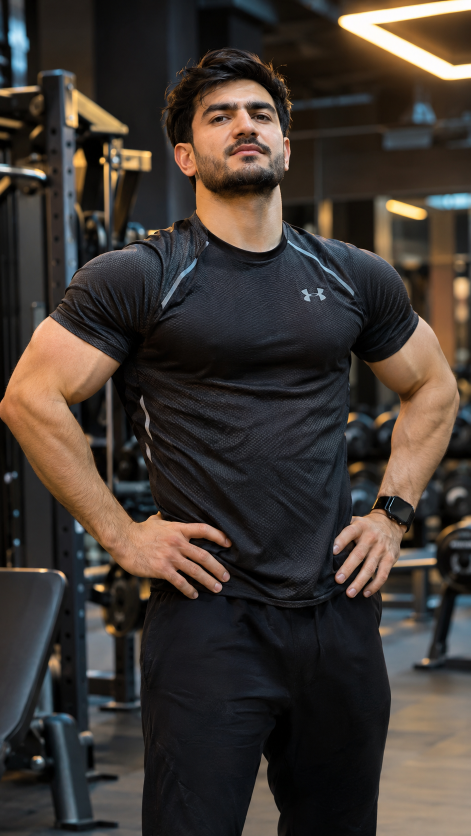
#> input picture videos/muskelaufbau/bilder/pose.png, 941 x 1672 px, given in place of pose.jpg, which was not available (shown at 1/2 size)
$ python render.py bilder/pose.png
#> lines starting #> are read from the running program, lines starting #| are printed output that depends on the picture
"""
Cinematic Fitness-Reel "Muskelaufbau – Vom Anfänger zum starken Körper"
1080x1920 · 30 fps · exakt 60 s · H.264 hohe Qualitaet

Bilder:  videos/muskelaufbau/bilder/szene1.jpg ... szene6.jpg
         Mehrere Bilder pro Szene moeglich: szene2_a.jpg, szene2_b.jpg, ...
         (jpg, jpeg, png, webp). Fehlt ein Bild, wird ein Platzhalter gezeigt.

Aufruf:  python3 render.py            -> muskelaufbau.mp4
         python3 render.py --preview  -> Vorschaubilder preview_*.png
"""
import math
import os
import subprocess
import sys
from functools import lru_cache
from multiprocessing import Pool
from pathlib import Path

import numpy as np
from PIL import Image, ImageDraw, ImageFilter, ImageFont, ImageOps

HERE = Path(__file__).resolve().parent
sys.path.insert(0, str(HERE.parent))

# ==========================================================================
# INHALT
# ==========================================================================
# Kamerafahrt pro Shot: img = Datei in bilder/, z = Zoom (von, bis),
# focus = Bildpunkt in der Mitte (x, y von 0..1) am Anfang und Ende, rot = Neigung in Grad.
SCENES = [
    dict(start=0, end=8, kicker="01", title_y=1010, title="DER ERSTE SCHRITT", sub="Jede Veränderung beginnt heute",
         voice="Jeder starke Körper beginnt mit einer Entscheidung. Heute fängst du an.",
         shots=[dict(img="pose", z=(2.1, 1.18), focus=((0.50, 0.17), (0.50, 0.42)), rot=(-1.0, 0.0))]),
    dict(start=8, end=20, kicker="02", title="HANTELTRAINING", sub="Technik vor Gewicht",
         voice="Hanteltraining. Saubere Technik vor schwerem Gewicht. "
               "Steigere dich Woche für Woche, Satz für Satz.",
         shots=[dict(img="hantel", z=(1.95, 1.60), focus=((0.80, 0.36), (0.68, 0.42)), rot=(1.0, -0.3)),
                dict(img="hantel", z=(1.70, 1.22), focus=((0.45, 0.40), (0.50, 0.48)), rot=(-0.6, 0.4))]),
    dict(start=20, end=30, kicker="03", title_y=1010, title="KNIEBEUGEN", sub="Deine Basis für echte Kraft",
         voice="Kniebeugen bauen deine Basis. Beine, Rumpf, Kraft. Alles beginnt hier.",
         shots=[dict(img="kniebeugen", z=(1.55, 1.30), focus=((0.50, 0.72), (0.58, 0.36)), rot=(0.6, -0.4))]),
    dict(start=30, end=40, kicker="04", title="ERNÄHRUNG", sub="Protein in jeder Mahlzeit",
         voice="Muskeln wachsen nicht nur im Training. Iss genug Protein, bei jeder Mahlzeit.",
         shots=[dict(img="regeneration", z=(2.2, 1.75), focus=((0.57, 0.66), (0.52, 0.58)), rot=(0.8, -0.2))]),
    dict(start=40, end=50, kicker="05", title_y=1010, title="REGENERATION", sub="Wachstum passiert in der Pause",
         voice="Und gib deinem Körper Ruhe. Im Schlaf wirst du stärker.",
         shots=[dict(img="regeneration", z=(1.28, 1.12), focus=((0.40, 0.32), (0.50, 0.45)), rot=(0.0, 0.0))]),
    dict(start=50, end=60, kicker="06", title_y=1010, title="STARK WERDEN", sub="",
         voice="Bleib dran. Aus dem Anfänger von heute wird der starke Körper von morgen.",
         shots=[dict(img="pose", z=(1.15, 1.50), focus=((0.50, 0.58), (0.50, 0.33)), rot=(0.8, 0.0))]),
]
FINAL_LINES = ["VOM ANFÄNGER", "ZUM STARKEN", "KÖRPER"]   # ab Sekunde 55
BRAND = "ELM-AKADEMIE"   # leer lassen = keine Marke im Abspann

# Look
ACCENT = (255, 168, 64)        # warmes Orange
TEXT = (250, 248, 244)
SUB_BG = (0, 0, 0, 150)

# ==========================================================================
# TECHNIK
# ==========================================================================
W, H, FPS, TOTAL = 1080, 1920, 30, 60.0
N_FRAMES = int(TOTAL * FPS)
K = 1.5            # Aufloesungsreserve der Quellbilder (fuer scharfe Zooms)
FONT_DIR = Path("/usr/share/fonts/opentype/inter")
CUT = 0.28         # Dauer der Zoom-Punch-Uebergaenge (je Seite)


# [4 lines left out: function font, not called in this run]


def clamp(x, a=0.0, b=1.0):
    return max(a, min(b, x))


def ease_out(t):
    t = clamp(t)
    return 1 - (1 - t) ** 3


def ease_in(t):
    t = clamp(t)
    return t ** 3


# [18 lines left out: functions speed_ramp, comp, not called in this run]


# --------------------------------------------------------------- Bilder
def grade(img):
    """Filmischer Look: S-Kurve, Teal-Schatten, warme Lichter, leicht entsaettigt."""
    a = np.asarray(img.convert("RGB"), dtype=np.float32) / 255
    s = a * a * (3 - 2 * a)
    a = a * 0.62 + s * 0.38
    lum = (a @ np.array([0.299, 0.587, 0.114], dtype=np.float32))[..., None]
    a += (1 - lum) ** 2 * np.array([-0.035, 0.015, 0.045], dtype=np.float32)
    a += lum ** 2 * np.array([0.055, 0.02, -0.04], dtype=np.float32)
    a = lum + (a - lum) * 0.86
    a = np.clip(a * 0.96, 0, 1)
    return Image.fromarray((a * 255).astype(np.uint8))


# [17 lines left out: function placeholder, not called in this run]


@lru_cache(None)
def load_image(name, si):
    folder = HERE / "bilder"
    for ext in (".jpg", ".jpeg", ".png", ".webp"):
        p = folder / f"{name}{ext}"
        if p.exists():
            img = ImageOps.exif_transpose(Image.open(p)).convert("RGB")
            img = ImageOps.fit(img, (int(W * K), int(H * K)), Image.LANCZOS)
            img = img.filter(ImageFilter.UnsharpMask(radius=2, percent=60, threshold=2))
            return grade(img)
    return grade(placeholder(si, SCENES[si]))


# Shots aufbauen: (start, end, bild, bewegung, szenen-index)
SHOTS = []


def build_shots():
    for si, sc in enumerate(SCENES):
        n = len(sc["shots"])
        dur = (sc["end"] - sc["start"]) / n
        for k, mv in enumerate(sc["shots"]):
            SHOTS.append(dict(start=sc["start"] + k * dur, end=sc["start"] + (k + 1) * dur,
                              img=load_image(mv["img"], si), mv=mv, scene=si))


# --------------------------------------------------------------- Kamera
# [50 lines left out: functions camera, render_shot, zoom_blur, not called in this run]


# --------------------------------------------------------------- Overlays
def make_vignette():
    y, x = np.mgrid[0:H, 0:W].astype(np.float32)
    r = np.sqrt(((x - W / 2) / (W * 0.62)) ** 2 + ((y - H * 0.48) / (H * 0.6)) ** 2)
    a = np.clip((r - 0.45) * 1.5, 0, 1) ** 1.6 * 215
    v = np.zeros((H, W, 4), np.uint8)
    v[..., 3] = a.astype(np.uint8)
    # oben/unten zusaetzlich abdunkeln fuer Lesbarkeit
    grad = np.zeros(H, np.float32)
    grad[:500] = np.linspace(110, 0, 500)
    grad[-650:] = np.linspace(0, 150, 650)
    v[..., 3] = np.clip(v[..., 3].astype(np.float32) + grad[:, None], 0, 255).astype(np.uint8)
    return Image.fromarray(v, "RGBA")


def make_leak(size=1500):
    y, x = np.mgrid[0:size, 0:size].astype(np.float32)
    r = np.sqrt((x - size / 2) ** 2 + (y - size / 2) ** 2) / (size / 2)
    a = np.clip(1 - r, 0, 1) ** 2.2 * 120
    img = np.zeros((size, size, 4), np.uint8)
    img[..., 0], img[..., 1], img[..., 2] = 255, 140, 50
    img[..., 3] = a.astype(np.uint8)
    return Image.fromarray(img, "RGBA")


# [4 lines left out: function make_bokeh, not called in this run]


VIGNETTE = make_vignette()
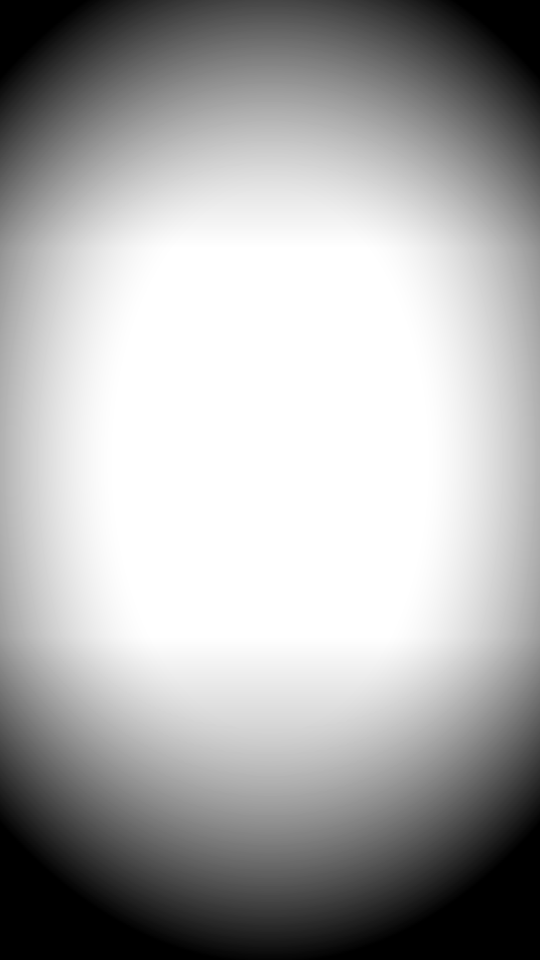
#> VIGNETTE: PIL image 1080x1920 RGBA (shown at 1/2 size); mean R, G, B, A 0, 0, 0, 84.1; transparent parts drawn white
LEAK = make_leak()
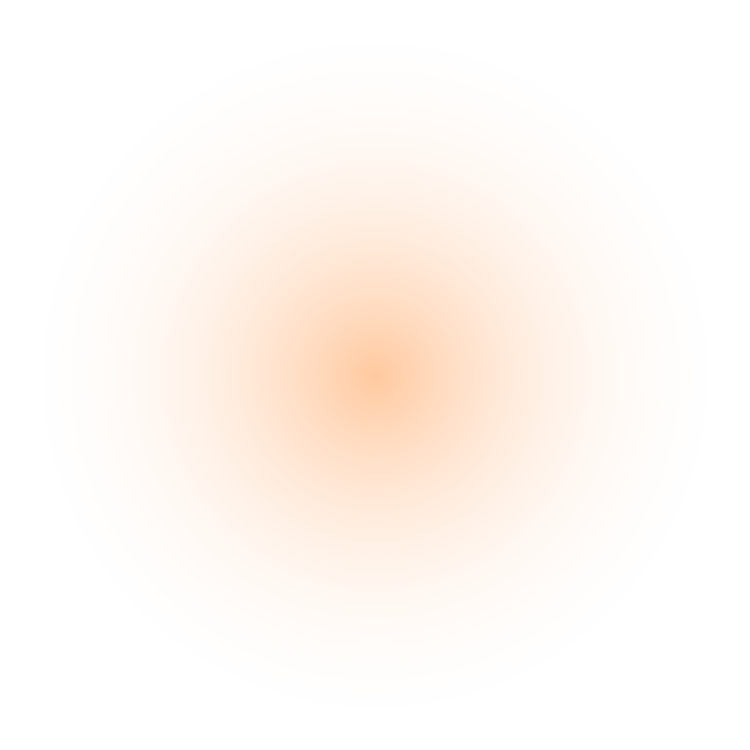
#> LEAK: PIL image 1500x1500 RGBA (shown at 1/2 size); mean R, G, B, A 255, 140, 50, 13.7; transparent parts drawn white
RNG = np.random.default_rng(7)
PARTICLES = [dict(x=RNG.uniform(0, W), y=RNG.uniform(0, H), depth=RNG.uniform(0.2, 1.0),
                  r=int(RNG.uniform(3, 22)), a=RNG.uniform(0.12, 0.45), ph=RNG.uniform(0, 6.28))
             for _ in range(38)]
BOKEH = {}
GRAIN = [RNG.normal(0, 7, (H // 2, W // 2)).astype(np.int16) for _ in range(6)]


# [116 lines left out: functions draw_particles, tracked_text, fit_title, with_alpha, shadowed, draw_scene_title and 1 more, not called in this run]


# --------------------------------------------------------------- Untertitel
SUBS = []  # (start, end, text) - wird nach der Tonspur gefuellt


# [99 lines left out: functions chunk_text, build_subs, sub_img, draw_subs, shot_at, render_frame, not called in this run]


# ==========================================================================
# AUDIO: motivierende Musik (selbst erzeugt) + Sprecher
# ==========================================================================
SR = 44100
BPM = 120  # 1 Takt = 2 s -> alle Szenenwechsel liegen auf Taktanfaengen


# [14 lines left out: functions band_noise, lowpass, not called in this run]


def mtof(n):
    return 440.0 * 2 ** ((n - 69) / 12)


# [167 lines left out: functions make_music, build_audio, not called in this run]


# ==========================================================================
def main():
    build_shots()
#> in load_image, img is the input picture: PIL image 941x1672 RGB; mean R, G, B 64.3, 56.4, 50.9
#> in grade, `s = a * a * (3 - 2 * a)`:
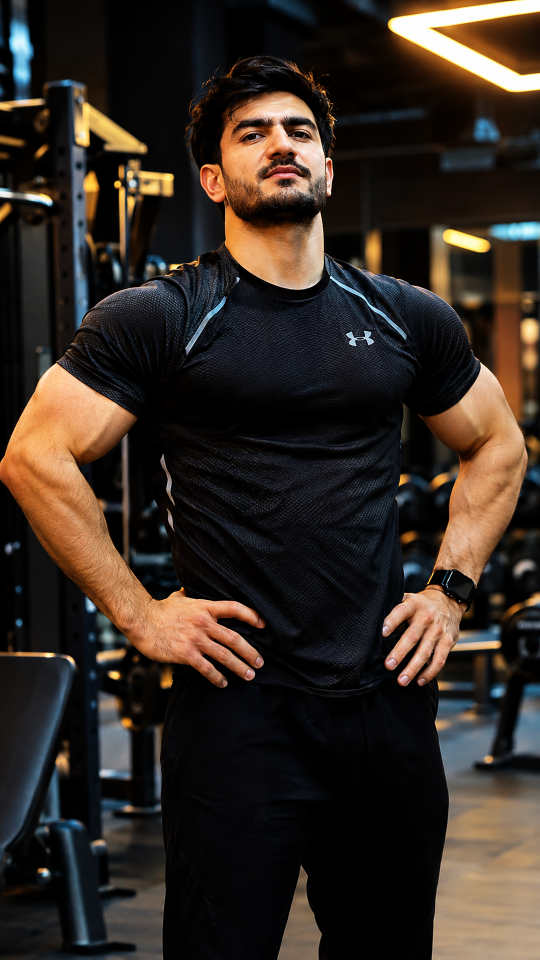
#> s: shape (2880, 1620, 3) float32 (shown at 1/3 size); mean R, G, B 0.207, 0.168, 0.141
#> in grade, `lum = (a @ np.array([0.299, 0.587, 0.114], dtype=np.float32))[..., None]`:
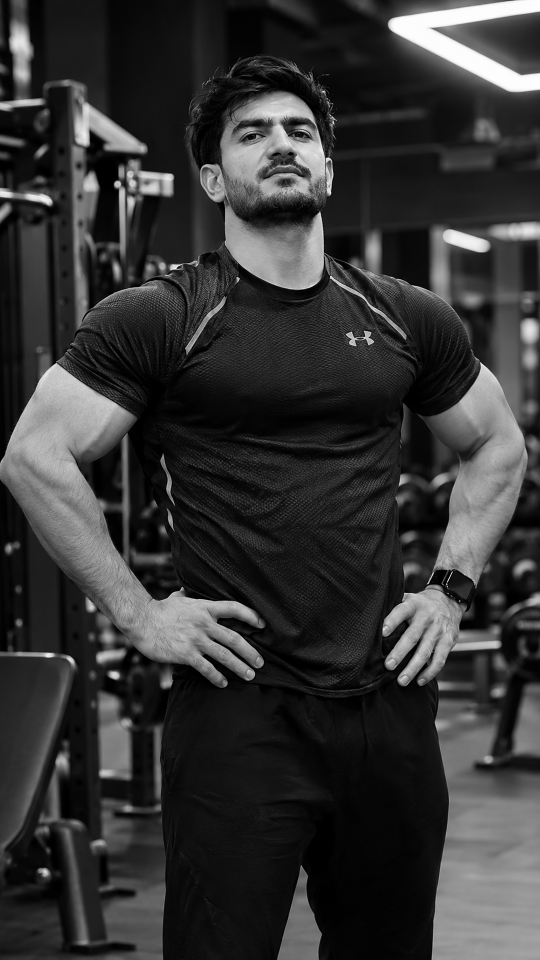
#> lum: shape (2880, 1620, 1) float32 (shown at 1/3 size); min 0, max 1, mean 0.209
#> in grade, `a = np.clip(a * 0.96, 0, 1)`:
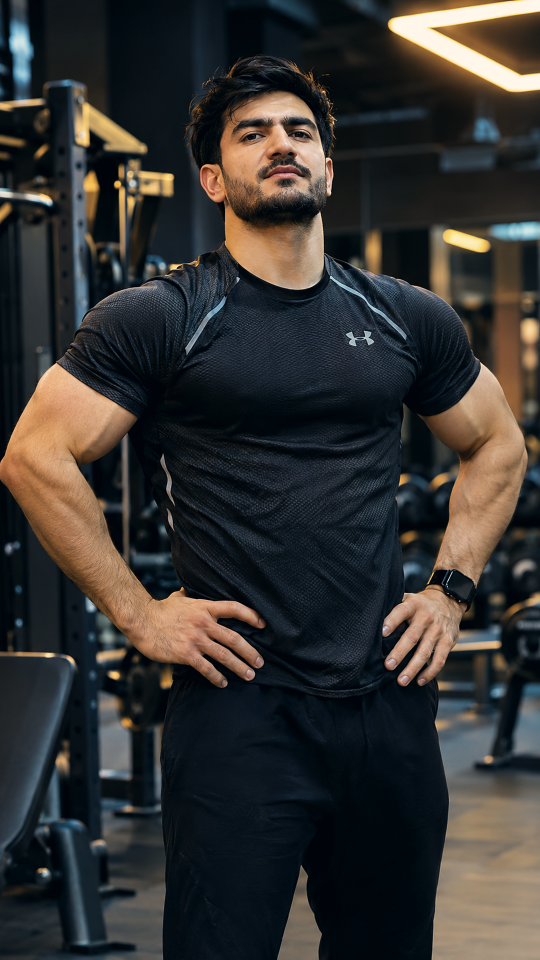
#> a: shape (2880, 1620, 3) float32 (shown at 1/3 size); mean R, G, B 0.208, 0.205, 0.197
#> pass 2 of the loop in build_shots, `for si, sc in enumerate(SCENES):`:
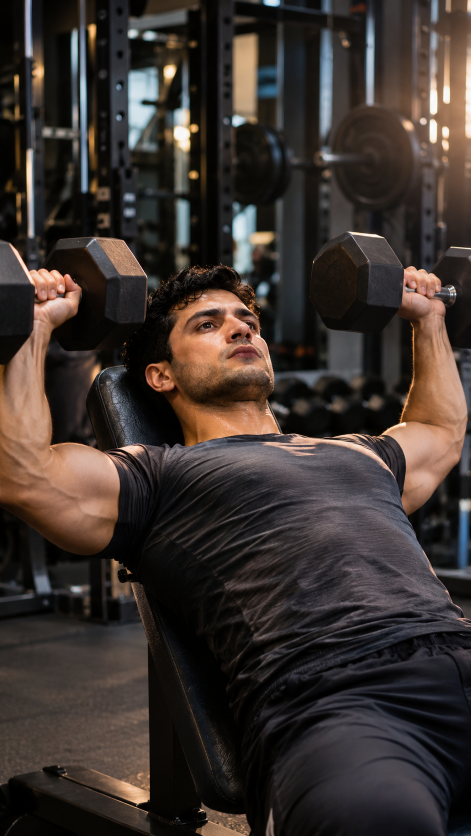
#> input picture videos/muskelaufbau/bilder/hantel.png, 941 x 1672 px, given in place of hantel.jpg, which was not available (shown at 1/2 size)
#> in load_image, img is the input picture: PIL image 941x1672 RGB; mean R, G, B 60.3, 51.2, 46.9
#> in grade (call 2), `lum = (a @ np.array([0.299, 0.587, 0.114], dtype=np.float32))[..., None]`:
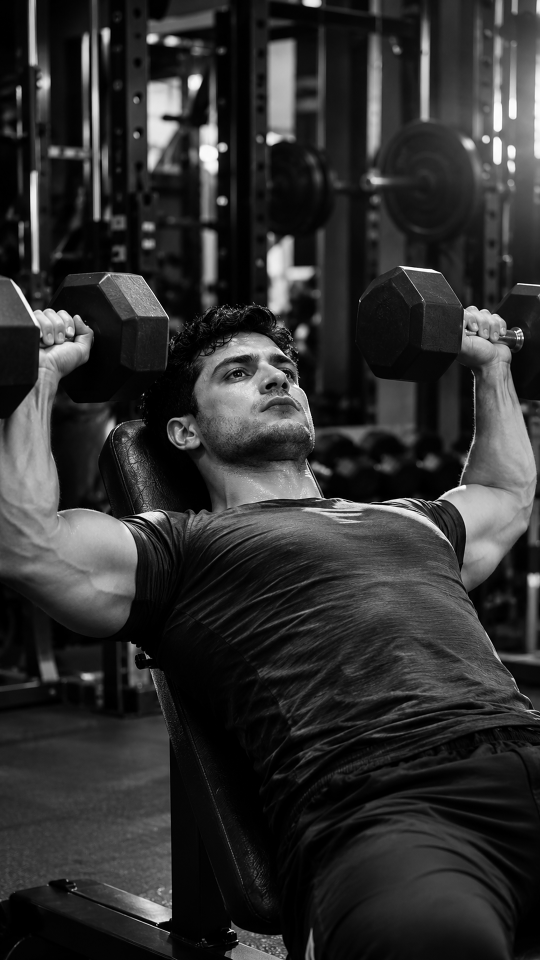
#> lum: shape (2880, 1620, 1) float32 (shown at 1/3 size); min 0, max 1, mean 0.191
#> in grade (call 2), `a = np.clip(a * 0.96, 0, 1)`:
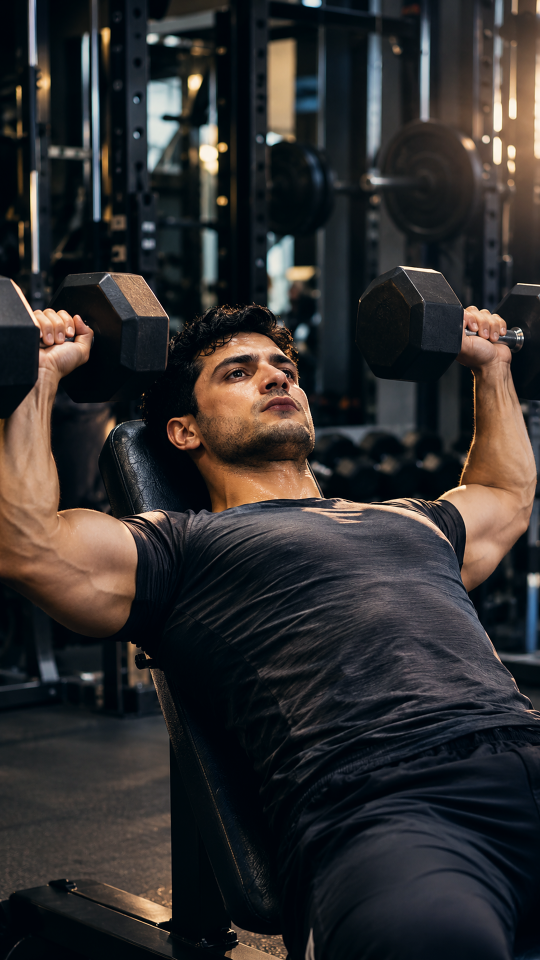
#> a: shape (2880, 1620, 3) float32 (shown at 1/3 size); mean R, G, B 0.193, 0.185, 0.185
    cache = HERE.parent / ".cache"
    cache.mkdir(exist_ok=True)
    wav = cache / "muskelaufbau.wav"
    print("Erzeuge Tonspur ...", flush=True)
    build_subs(build_audio(wav))

    if "--preview" in sys.argv:
        for k, ts in enumerate([1.5, 4.0, 9.0, 16.0, 24.0, 33.0, 44.0, 52.0, 57.5]):
            Image.frombytes("RGB", (W, H), render_frame(int(ts * FPS))).save(HERE / f"preview_{k}.png")
        return

    out = HERE / "muskelaufbau.mp4"
    cmd = ["ffmpeg", "-y", "-loglevel", "error",
           "-f", "rawvideo", "-pix_fmt", "rgb24", "-s", f"{W}x{H}", "-r", str(FPS), "-i", "-",
           "-i", str(wav),
           "-c:v", "libx264", "-preset", "slow", "-b:v", "11M", "-maxrate", "14M", "-bufsize", "22M",
           "-profile:v", "high", "-tune", "grain",
           "-pix_fmt", "yuv420p", "-r", str(FPS),
           "-af", "loudnorm=I=-14:TP=-1.0:LRA=9", "-c:a", "aac", "-b:a", "256k", "-ar", "48000",
           "-t", str(TOTAL), "-movflags", "+faststart", str(out)]
    proc = subprocess.Popen(cmd, stdin=subprocess.PIPE)
    with Pool(os.cpu_count()) as pool:
        for i, data in enumerate(pool.imap(render_frame, range(N_FRAMES), chunksize=8)):
            proc.stdin.write(data)
            if i % (FPS * 10) == 0:
                print(f"{i / FPS:5.1f}s / {TOTAL:.0f}s", flush=True)
    proc.stdin.close()
    proc.wait()
    print("Fertig:", out)


if __name__ == "__main__":
#> (the run stopped early here; a loop or call above may not have finished)
